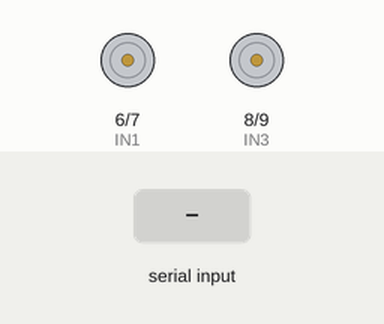
Simulated run of this sketch. Board: Arduino Uno, built with avr-gcc and run on an emulated ATmega328P. On the bench: motor-driver pin pairs drawn as motors (green arrow = first pin HIGH = forward, orange = second pin HIGH = backward, longer = more drive, scaled by the enable pin). Inputs (shaded band) come from the test bench. What the sketch prints to the serial monitor is not drawn.

Above: at 1.2 s.
1.3 s: "F90\n" received over Serial
At 1.6 s:
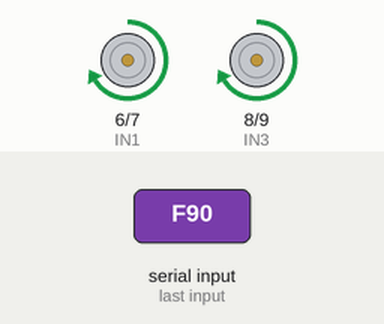
3.8 s: "B90\n" received over Serial
At 4.6 s:
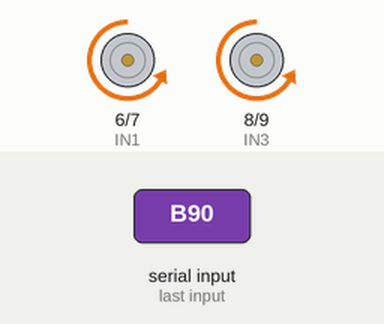
6.3 s: "L90\n" received over Serial
At 6.6 s:
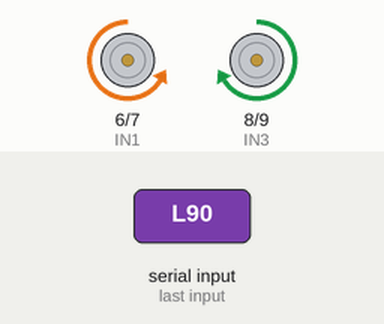
8.8 s: "R90\n" received over Serial
At 9.6 s:
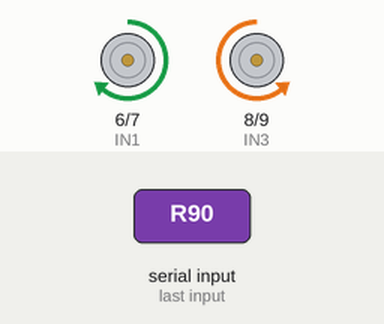
Timing chart, 0 to 11.8 s (numbered marks = the images above; inputs shaded):
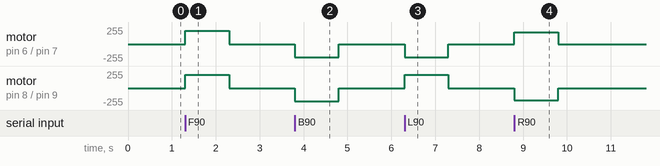

The sketch:

arduino_uno_motor.ino
```cpp
/**
 * @file arduino_uno_motor.ino
 * @brief 아두이노 우노(Arduino Uno) + L298N 모터 드라이버 시리얼 제어 펌웨어
 * @details
 *  - PC / 라즈베리파이 / ESP32와 USB 시리얼(115200 bps)로 연결
 *  - 단일 문자 제어 ('F', 'B', 'L', 'R', 'S') 및 가변 속도 제어 ("V,left,right\n")
 *  - 워치독 타임아웃: 1초 이상 명령 수신 없을 시 자동 정지
 */

// L298N 핀 설정
const int ENA = 5;   // 좌측 모터 속도 (PWM)
const int IN1 = 6;   // 좌측 정회전
const int IN2 = 7;   // 좌측 역회전
const int IN3 = 8;   // 우측 정회전
const int IN4 = 9;   // 우측 역회전
const int ENB = 10;  // 우측 모터 속도 (PWM)

unsigned long lastCmdTime = 0;
const unsigned long CMD_TIMEOUT = 1000; // 1초 타임아웃

void setLeftMotor(int speed) {
  if (speed > 0) {
    digitalWrite(IN1, HIGH);
    digitalWrite(IN2, LOW);
    analogWrite(ENA, constrain(speed, 0, 255));
  } else if (speed < 0) {
    digitalWrite(IN1, LOW);
    digitalWrite(IN2, HIGH);
    analogWrite(ENA, constrain(-speed, 0, 255));
  } else {
    digitalWrite(IN1, LOW);
    digitalWrite(IN2, LOW);
    analogWrite(ENA, 0);
  }
}

void setRightMotor(int speed) {
  if (speed > 0) {
    digitalWrite(IN3, HIGH);
    digitalWrite(IN4, LOW);
    analogWrite(ENB, constrain(speed, 0, 255));
  } else if (speed < 0) {
    digitalWrite(IN3, LOW);
    digitalWrite(IN4, HIGH);
    analogWrite(ENB, constrain(-speed, 0, 255));
  } else {
    digitalWrite(IN3, LOW);
    digitalWrite(IN4, LOW);
    analogWrite(ENB, 0);
  }
}

void drive(int left, int right) {
  setLeftMotor(left);
  setRightMotor(right);
  lastCmdTime = millis();
}

void stopAll() {
  drive(0, 0);
}

void setup() {
  Serial.begin(115200);
  pinMode(ENA, OUTPUT);
  pinMode(IN1, OUTPUT);
  pinMode(IN2, OUTPUT);
  pinMode(IN3, OUTPUT);
  pinMode(IN4, OUTPUT);
  pinMode(ENB, OUTPUT);

  stopAll();
  Serial.println("ARDUINO_UNO_L298N_READY");
}

void loop() {
  // 타임아웃 감지 시 긴급 정지
  if (millis() - lastCmdTime > CMD_TIMEOUT) {
    stopAll();
  }

  if (Serial.available() > 0) {
    String input = Serial.readStringUntil('\n');
    input.trim();
    if (input.length() == 0) return;

    char cmd = input.charAt(0);

    if (cmd == 'F') {
      drive(200, 200);
    } else if (cmd == 'B') {
      drive(-200, -200);
    } else if (cmd == 'L') {
      drive(-180, 180);
    } else if (cmd == 'R') {
      drive(180, -180);
    } else if (cmd == 'S') {
      stopAll();
    } else if (cmd == 'V') {
      // 포맷: V,left,right (예: V,150,150)
      int comma1 = input.indexOf(',');
      int comma2 = input.indexOf(',', comma1 + 1);
      if (comma1 > 0 && comma2 > 0) {
        int l = input.substring(comma1 + 1, comma2).toInt();
        int r = input.substring(comma2 + 1).toInt();
        drive(l, r);
      }
    }
  }
}
```

Measured:
- after the input at 1.3 s, motor on pin 6 (IN1) / pin 7 (IN2), motor on pin 8 (IN3) / pin 9 (IN4): stopped → forward 200/255 at once, → stopped 1.0 s later
- after the input at 3.8 s, motor on pin 6 (IN1) / pin 7 (IN2), motor on pin 8 (IN3) / pin 9 (IN4): stopped → backward 200/255 at once, → stopped 1.0 s later
- after the input at 6.3 s, motor on pin 6 (IN1) / pin 7 (IN2): stopped → backward 200/255 at once, → stopped 1.0 s later; motor on pin 8 (IN3) / pin 9 (IN4): stopped → forward 200/255 at once, → stopped 1.0 s later
- after the input at 8.8 s, motor on pin 6 (IN1) / pin 7 (IN2): stopped → forward 180/255 at once, → stopped 1.0 s later; motor on pin 8 (IN3) / pin 9 (IN4): stopped → backward 180/255 at once, → stopped 1.0 s later
